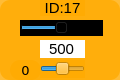
    <widget class="QWidget" name="widget_id17" native="true">
     <property name="geometry">
      <rect>
       <x>250</x>
       <y>300</y>
       <width>120</width>
       <height>80</height>
      </rect>
     </property>
     <property name="styleSheet">
      <string notr="true">background-color: rgb(255, 170, 0, 200);
border-radius:10px;</string>
     </property>
     <widget class="QLabel" name="label_ID17">
      <property name="geometry">
       <rect>
        <x>40</x>
        <y>0</y>
        <width>45</width>
        <height>16</height>
       </rect>
      </property>
      <property name="minimumSize">
       <size>
        <width>0</width>
        <height>10</height>
       </size>
      </property>
      <property name="font">
       <font>
        <family>Arial</family>
        <pointsize>11</pointsize>
       </font>
      </property>
      <property name="styleSheet">
       <string notr="true">background-color: rgb(255, 255, 255， 0);
border-radius:0px;</string>
      </property>
      <property name="text">
       <string>ID:17</string>
      </property>
      <property name="alignment">
       <set>Qt::AlignCenter</set>
      </property>
     </widget>
     <widget class="QSlider" name="horizontalSlider_pulse_id17">
      <property name="geometry">
       <rect>
        <x>20</x>
        <y>20</y>
        <width>83</width>
        <height>16</height>
       </rect>
      </property>
      <property name="autoFillBackground">
       <bool>false</bool>
      </property>
      <property name="styleSheet">
       <string notr="true">background-color: rgb(0, 0, 0);
border-radius:0px;</string>
      </property>
      <property name="minimum">
       <number>0</number>
      </property>
      <property name="maximum">
       <number>1000</number>
      </property>
      <property name="pageStep">
       <number>1</number>
      </property>
      <property name="value">
       <number>500</number>
      </property>
      <property name="orientation">
       <enum>Qt::Horizontal</enum>
      </property>
     </widget>
     <widget class="QSlider" name="horizontalSlider_dev_id17">
      <property name="geometry">
       <rect>
        <x>40</x>
        <y>60</y>
        <width>45</width>
        <height>18</height>
       </rect>
      </property>
      <property name="styleSheet">
       <string notr="true">background-color: rgb(255, 255, 255， 0);</string>
      </property>
      <property name="minimum">
       <number>-125</number>
      </property>
      <property name="maximum">
       <number>125</number>
      </property>
      <property name="pageStep">
       <number>1</number>
      </property>
      <property name="orientation">
       <enum>Qt::Horizontal</enum>
      </property>
     </widget>
     <widget class="QLabel" name="label_id17">
      <property name="geometry">
       <rect>
        <x>10</x>
        <y>60</y>
        <width>31</width>
        <height>20</height>
       </rect>
      </property>
      <property name="minimumSize">
       <size>
        <width>0</width>
        <height>10</height>
       </size>
      </property>
      <property name="font">
       <font>
        <family>DejaVu Sans</family>
        <pointsize>10</pointsize>
       </font>
      </property>
      <property name="styleSheet">
       <string notr="true">background-color: rgb(255, 255, 255， 0);</string>
      </property>
      <property name="text">
       <string>0</string>
      </property>
      <property name="alignment">
       <set>Qt::AlignCenter</set>
      </property>
     </widget>
     <widget class="QLineEdit" name="lineEdit_id17">
      <property name="geometry">
       <rect>
        <x>40</x>
        <y>40</y>
        <width>45</width>
        <height>18</height>
       </rect>
      </property>
      <property name="sizePolicy">
       <sizepolicy hsizetype="Fixed" vsizetype="Fixed">
        <horstretch>0</horstretch>
        <verstretch>0</verstretch>
       </sizepolicy>
      </property>
      <property name="font">
       <font>
        <family>Arial</family>
        <pointsize>11</pointsize>
       </font>
      </property>
      <property name="autoFillBackground">
       <bool>false</bool>
      </property>
      <property name="styleSheet">
       <string notr="true">background-color: rgb(255, 255, 255);
border-radius:0px;</string>
      </property>
      <property name="text">
       <string>500</string>
      </property>
      <property name="maxLength">
       <number>1000</number>
      </property>
      <property name="alignment">
       <set>Qt::AlignCenter</set>
      </property>
      <property name="dragEnabled">
       <bool>false</bool>
      </property>
      <property name="readOnly">
       <bool>false</bool>
      </property>
     </widget>
    </widget>
